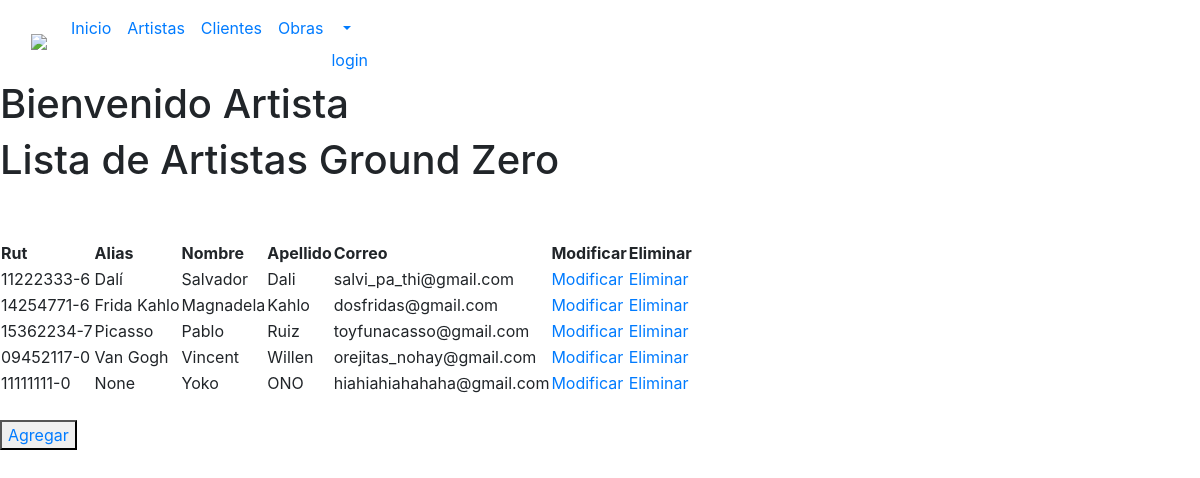
The page /artistas/crud_artistas on the database as committed earlier.
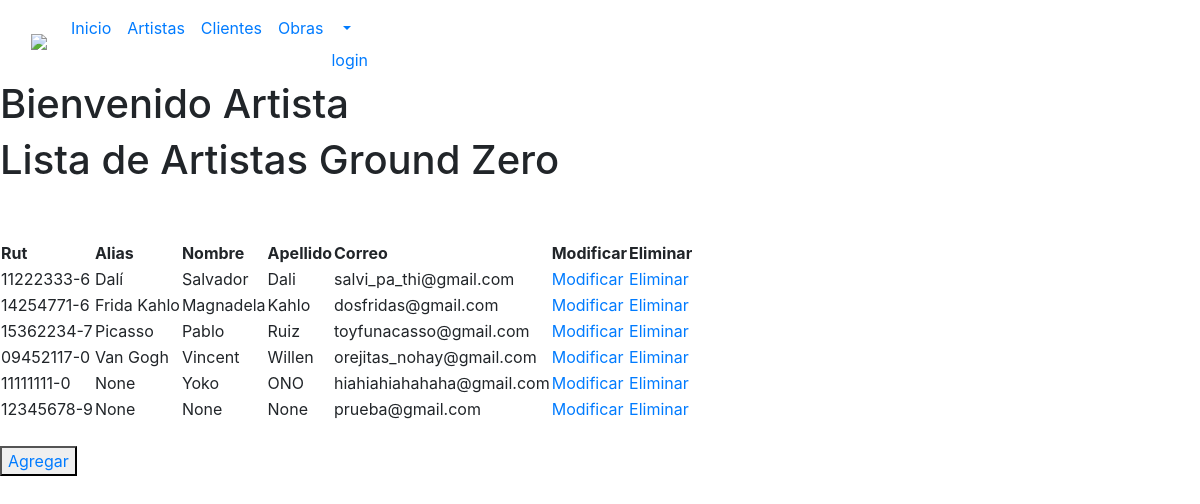
The same page on the database as committed later.
### artistas/models.py (models this page shows, shortened)
class Artista(AbstractBaseUser, PermissionsMixin):
    rut          = models.CharField(max_length=13, primary_key=True)
    alias        = models.CharField(max_length=25, blank=True, null=True)
    first_name   = models.CharField(max_length=25, blank=False, null=True)
    last_name    = models.CharField(max_length=25, blank=False, null=True)
    ap_materno   = models.CharField(max_length=25, blank=False, null=True)
    fecha_nac    = models.DateField(blank=False, null=True)
    telefono     = models.IntegerField(blank=False, null=True)
    region       = models.CharField(max_length=20, blank=False, null=True)
    ciudad       = models.CharField(max_length=20, blank=False, null=True)
    comuna       = models.CharField(max_length=20, blank=False, null=True)
    direccion    = models.CharField(max_length=100, blank=False, null=True)
    email        = models.EmailField(max_length=40, blank=False, null=False, unique=True)
    bio          = models.TextField()
    imagen       = models.ImageField(upload_to='galeria_art', blank=True, null=True)
    is_active    = models.BooleanField(default=True)
    groups       = models.ManyToManyField(Group, related_name='artistas')
    user_permissions = models.ManyToManyField(Permission, related_name='artistas')
    objects = ArtistaManager()
    USERNAME_FIELD = 'email'                #Campos que se utilizan como identificacion del artista
    REQUIRED_FIELDS = ['rut']

### artistas/views.py (the view)
# urls.py: path('crud_artistas', views.crud_artistas, name='crud_artistas'),
def crud_artistas(request):
    artistas = Artista.objects.all()
    context = {'artista':artistas}
    print("enviando datos...")
    return render(request, "artistas/artistas_list.html", context)

### artistas/templates/artistas/artistas_list.html (shortened to what this page needs)
{% load static %}
<!DOCTYPE html>
<html lang="en">
<head>
    <link rel="stylesheet" href="https://stackpath.bootstrapcdn.com/bootstrap/4.4.1/css/bootstrap.min.css">
</head>
<body>
    <nav class="navbar navbar-expand-lg bg-body-tertiary">
        <div class="container-fluid">
          <a class="navbar-brand" href="index.html" ><img src="img/logo GZ.png"></a>
          <div class="collapse navbar-collapse" id="navbarNav">
            <ul class="navbar-nav">
              <li class="nav-item">
                <a class="nav-link active" aria-current="page" href="index.html">Inicio</a>
              </li>
              <li class="nav-item">
                <a class="nav-link" href="crud_artistas">Artistas</a>
              </li>
            <li class="nav-item">
              <a class="nav-link" href="crud_clientes">Clientes</a>
            </li>
              <li class="nav-item">
                <a class="nav-link" href="crud_obras">Obras</a>
              </li>
              <li class="nav-item-dropdown">
                <a class="nav-link dropdown-toggle" href="#" id="navbarDropdown" role="button" data-toggle="dropdown" aria-haspopup="true" aria-expanded="false">
               {% if user.is_authenticated %}
                   {{user.username}}
                {% else %}
                   <a href="{% url 'login' %}">login</a>
                {% endif %}
                </a>
            </li>
            </div>
          </div>
      </nav>
    <h1>Bienvenido Artista</h1>
    <div>
    <div>
        <h1>Lista de Artistas Ground Zero</h1>
        <br>
        <br>
        <table>
            <thead>
                <th>Rut</th>
                <th>Alias</th>
                <th>Nombre</th>
                <th>Apellido</th>
                <th>Correo</th>
                <th>Modificar</th>
                <th>Eliminar</th>
            </thead>
            {% for x in artista %}
                <tr>
                    <td>{{ x.rut }}</td>
                    <td>{{ x.alias }}</td>
                    <td>{{ x.first_name }}</td>
                    <td>{{ x.last_name }}</td>
                    <td>{{ x.email }}</td>
                    <td><a href="{% url 'artistas_edit' pk=x.rut %}">Modificar</a></td>
                    <td><a href="{% url 'artistas_del' pk=x.rut %}">Eliminar</a></td>
                </tr>
            {% endfor %}
        </table>
        <br>
        <div >
            <button type="button" >
                <a href="{% url 'artistas_add' %}" >Agregar</a>
            </button>
        </div>
    </div>
</div>
</body>
</html>

Rows that differ between the two databases and show on the page:
added Artista: rut "12345678-9", alias "None", first_name "None", last_name "None", email "prueba@gmail.com"
